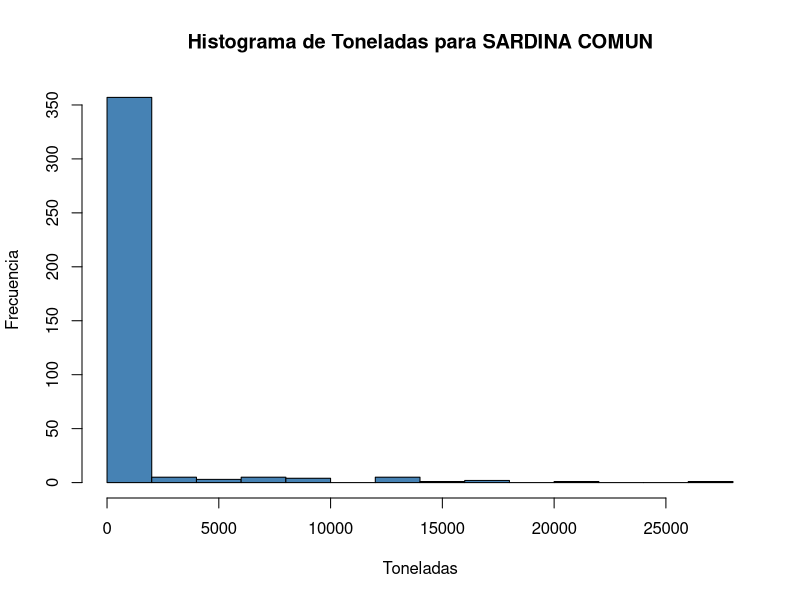
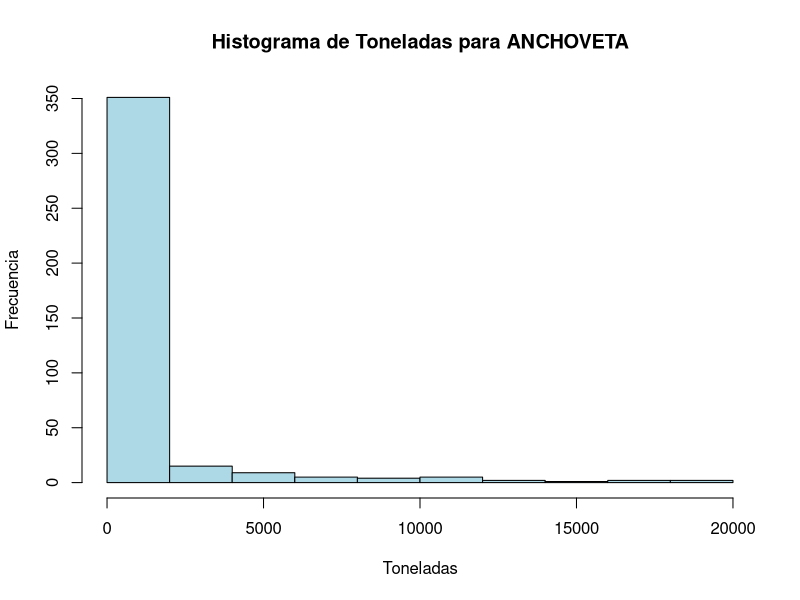
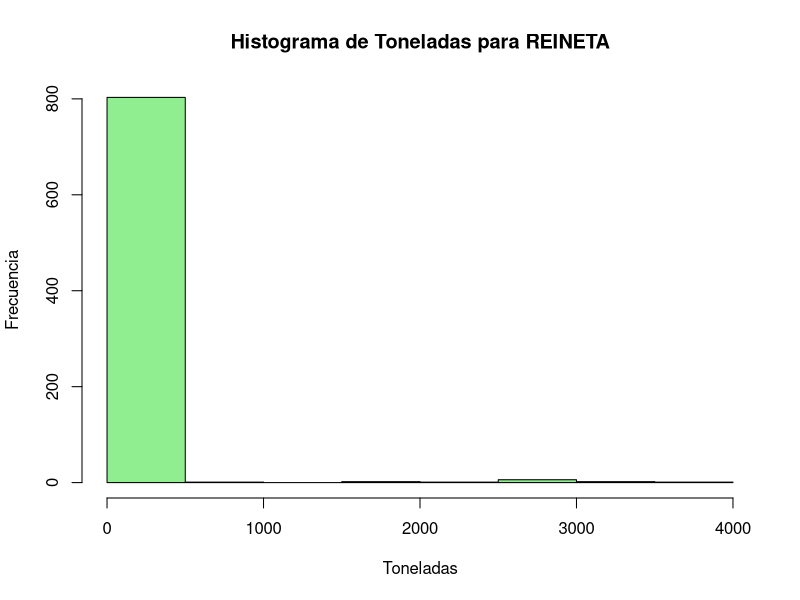
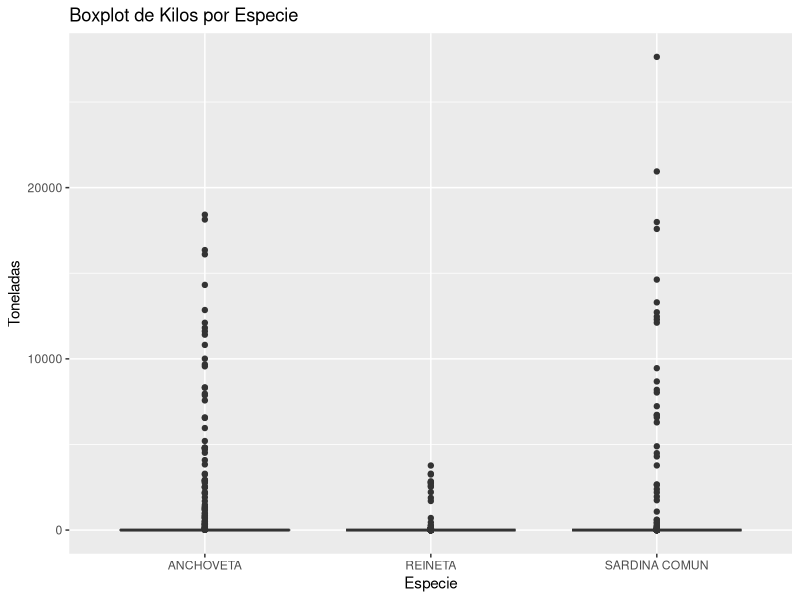

Write R code to recreate these figures, in order.
## ---- chunk 1
library(readr)
library(ggplot2)
library(dplyr)
library(tidyr)
library(readxl)
library(gridExtra)
library(knitr)
knitr::opts_chunk$set(echo = TRUE)
## ---- chunk 2
dataset <- read_xlsx("Desembarque por caleta y recurso.xlsx")

## ---- chunk 3
head(dataset)
## ---- chunk 4

dataset2 <- gather(data = dataset, key = "Meses", value = "Kilos", 6:17)
dataset2 <- select(dataset2, -Total) #Eliminamos el total


# Definir la función para eliminar puntos y separadores de miles
eliminar_puntos <- function(numero_decimal) {
  numero_entero <- as.integer(gsub("\\D", "", numero_decimal))
  return(numero_entero)
}

# Aplicar la función a la variable "Kilos" de la base de datos "dataset"
dataset <- dataset2 %>%
  mutate(Kilos_enteros = eliminar_puntos(Kilos))

dataset2 <- dataset2 %>%
  mutate(Toneladas = Kilos / 1000)

head(dataset2)
## ---- chunk 5
summary(dataset2)
## ---- chunk 6
dataset3 <- dataset2 %>% 
  mutate(Kilos = ifelse(is.na(Kilos), 0, Kilos))
summary(dataset3)
## ---- chunk 7
dataset3$Kilos <- as.numeric(dataset3$Kilos)
class(dataset3$Kilos)
## ---- chunk 8
subset_dataset <- dataset3 %>%
  filter(Region != 99)
summary(subset_dataset)
## ---- chunk 9
# Filtrar las observaciones por especie
RankingEspecies <- subset_dataset[subset_dataset$Especie %in% c("SARDINA COMUN", "ANCHOVETA", "REINETA"), ]
## ---- chunk 10
#Antes de Graficar Filtramos por especie


# Filtrar solo la especie "SARDINA COMUN"
especie_sardina <- RankingEspecies[RankingEspecies$Especie == "SARDINA COMUN", ]

# Filtrar solo la especie "SARDINA COMUN"
especie_anchoveta <- RankingEspecies[RankingEspecies$Especie == "ANCHOVETA", ]

# Filtrar solo la especie "REINETA"
especie_reineta <- RankingEspecies[RankingEspecies$Especie == "REINETA", ]

## ---- chunk 11

hist(especie_sardina$Toneladas,col = "steelblue", xlab = "Toneladas", ylab = "Frecuencia",
     main = "Histograma de Toneladas para SARDINA COMUN")

hist(especie_anchoveta$Toneladas,col = "lightblue", xlab = "Toneladas", ylab = "Frecuencia",
     main = "Histograma de Toneladas para ANCHOVETA")

hist(especie_reineta$Toneladas,col = "lightgreen", xlab = "Toneladas", ylab = "Frecuencia",
     main = "Histograma de Toneladas para REINETA")

## ---- chunk 12

# Crear tabla de frecuencia para la variable Especie y Kilos
tabla_frecuencia <- table(RankingEspecies$Especie, RankingEspecies$Toneladas)

# Convertir la tabla de frecuencia en un dataframe
df_tabla_frecuencia <- as.data.frame.matrix(tabla_frecuencia)

# Agregar estadísticas a la tabla de frecuencia
df_tabla_frecuencia <- df_tabla_frecuencia %>%
  mutate(Suma = rowSums(.),
         Promedio = rowMeans(.),
         Desviacion = apply(., 1, sd))

# Imprimir la tabla de frecuencia utilizando kable
kable(df_tabla_frecuencia)

## ---- chunk 13
ggplot(RankingEspecies, aes(x = Especie, y = Toneladas)) +
  geom_boxplot() +
  labs(x = "Especie", y = "Toneladas") +
  ggtitle("Boxplot de Kilos por Especie")
